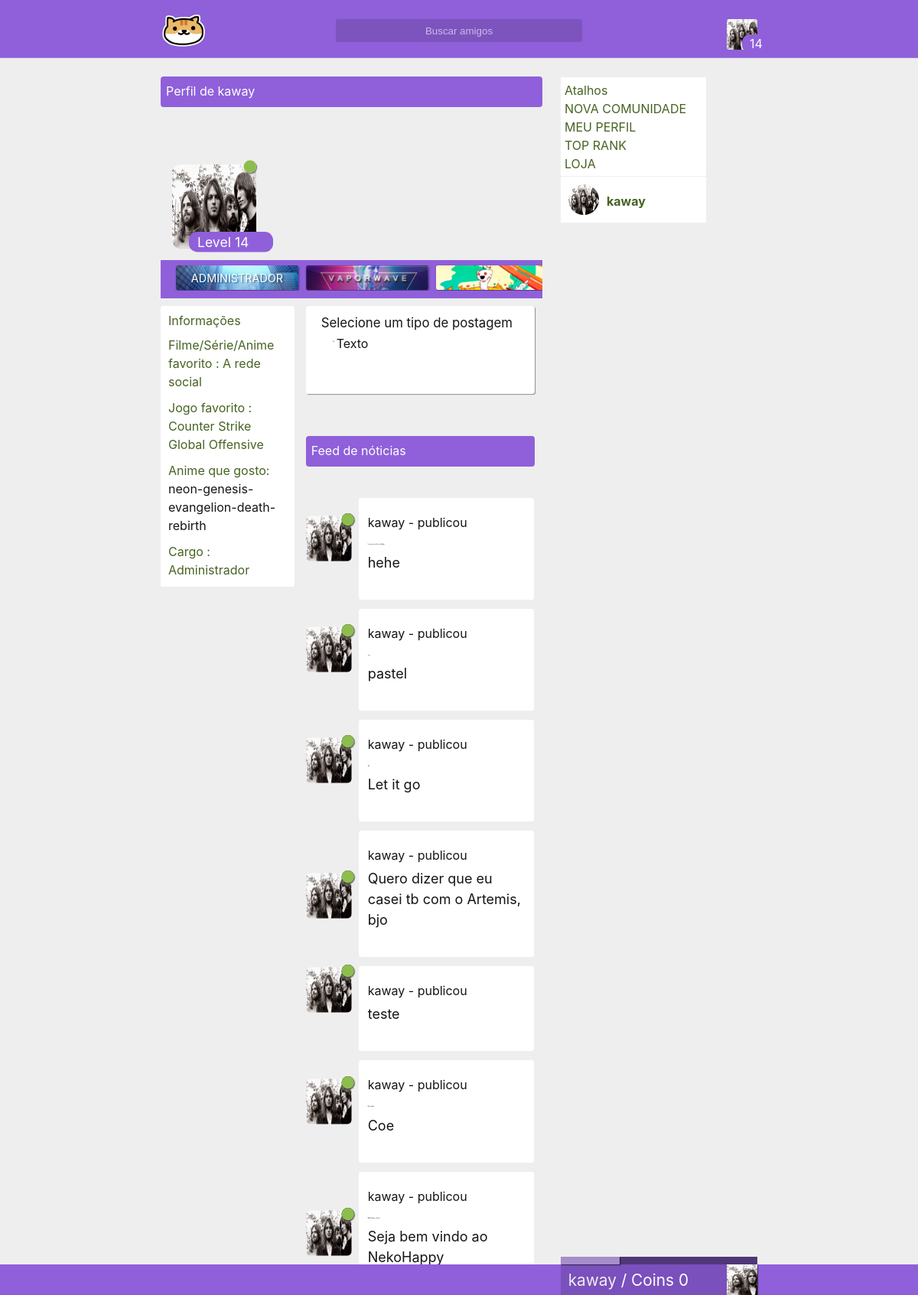
Screenshot of /profile/34 (signed in) with the database file from the repository.
### tables this page shows
CREATE TABLE `user` (
  `id` int(11) NOT NULL,
  `cry` varchar(255) NOT NULL,
  `wtf` varchar(2555) NOT NULL,
  `cool` varchar(2555) NOT NULL,
  `baby` varchar(2555) NOT NULL,
  `very` varchar(2555) NOT NULL,
  `nani` varchar(255) NOT NULL,
  `email` varchar(100) NOT NULL,
  `password` varchar(255) NOT NULL,
  `usuario` varchar(255) NOT NULL,
  `admin` int(11) NOT NULL,
  `avatar` varchar(255) NOT NULL,
  `background` text NOT NULL,
  `cover` text NOT NULL,
  `config` int(11) NOT NULL,
  `game` text NOT NULL,
  `movie` text NOT NULL,
  `pincode` varchar(10) NOT NULL,
  `ip` varchar(255) NOT NULL,
  `tuturial` int(11) NOT NULL,
  `exp` int(11) NOT NULL,
  `lvl` int(11) NOT NULL,
  `tag` int(11) NOT NULL,
  `money` int(11) NOT NULL,
  `status` varchar(200) NOT NULL,
  `anime_favorito` int(11) NOT NULL
);

CREATE TABLE `tag` (
  `id` int(11) NOT NULL,
  `iduser` int(11) NOT NULL,
  `text` text NOT NULL,
  `tipo` text NOT NULL,
  `img` text NOT NULL
);

CREATE TABLE `anime` (
  `id` int(11) NOT NULL,
  `slug` varchar(255) NOT NULL,
  `age_rating` int(11) NOT NULL,
  `episode_count` int(11) NOT NULL,
  `episode_length` int(11) NOT NULL,
  `synopsis` text NOT NULL,
  `youtube_video_id` varchar(255) NOT NULL,
  `created_at` timestamp NOT NULL DEFAULT CURRENT_TIMESTAMP ON UPDATE CURRENT_TIMESTAMP,
  `updated_at` timestamp NOT NULL DEFAULT '0000-00-00 00:00:00',
  `cover_image_file_name` varchar(255) NOT NULL,
  `cover_image_content_type` varchar(255) NOT NULL,
  `cover_image_file_size` int(11) NOT NULL,
  `cover_image_updated_at` timestamp NOT NULL DEFAULT '0000-00-00 00:00:00',
  `average_rating` double NOT NULL,
  `user_count` int(11) NOT NULL,
  `age_rating_guide` varchar(255) NOT NULL,
  `show_type` int(11) NOT NULL,
  `start_date` date NOT NULL,
  `end_date` date NOT NULL,
  `rating_frequencies` int(11) NOT NULL,
  `poster_image_file_name` varchar(255) NOT NULL,
  `poster_image_content_type` varchar(255) NOT NULL,
  `poster_image_file` int(11) NOT NULL,
  `poster_image_updated_at` int(11) NOT NULL,
  `cover_image_top_offset` int(11) NOT NULL,
  `started_airing_date_known` tinyint(1) NOT NULL,
  `titles` int(11) NOT NULL,
  `canonical_title` varchar(255) NOT NULL,
  `abbreviated_titles` varchar(255) NOT NULL,
  `poster_image_file_size` int(11) NOT NULL
);

CREATE TABLE `postagem` (
  `id` int(11) NOT NULL,
  `iduser` int(11) NOT NULL,
  `cry` varchar(2555) NOT NULL,
  `title` text NOT NULL,
  `texto` text NOT NULL
);

### autoload/template.php (called while the page is built)
<?php
require './autoload/template/html.php';
function html(){
	require './autoload/template/body.php';
}

### autoload/start.php (called while the page is built)
<?php
require 'template.php';

### config/_autoload.php (called while the page is built)
<?php
require './autoload/start.php';

### index.php (called while the page is built)
<?php
require './config/config.php';
require './config/_autoload.php';
?>

### config/globals.php (called while the page is built)
<?php
require './autoload/why.php';
$template = $varglobal;
$manu = 0;

### autoload/why.php (called while the page is built)
<?php
$varglobal = 4002;

### autoload/requireme.php (called while the page is built)
<?php
$databasehm = 4002;

### autoload/user/user.php (called while the page is built, shortened)
<?php
if(isset($_COOKIE['iduser']) && (isset($_COOKIE['cry']) ) ){
	$iduser = $_COOKIE['iduser'];
	$cry = $_COOKIE['cry'];
    $wtf = $_COOKIE['wtf'];
    $cool = $_COOKIE['cool'];
    $baby = $_COOKIE['baby'];
    $very = $_COOKIE['very'];
	$result_usuario = "SELECT * FROM user WHERE id = '$iduser' && cry = '$cry' and wtf = '$wtf' and cool = '$cool' and baby = '$baby' and very = '$very' LIMIT 1";
    $resultado_usuario = mysqli_query($conn, $result_usuario);
    $user = mysqli_fetch_assoc($resultado_usuario);
}
?>

### autoload/template/body.php (called while the page is built)
<?php
require './templates/index.php';

### config/config.php (called while the page is built, shortened)
<?php
$dataAtual = date('d/m/Y H:i:s');

### view/profile/feed.php (the view, shortened to what this page needs)
<?php if(isset($template)){?>
<div class="notice">
    <p>Feed de nóticias</p>
</div>
<?php
$iduser = $user['id'];
$post = "SELECT * FROM postagem WHERE iduser = $iduser ORDER BY id DESC";
$posta = mysqli_query($conn, $post);
foreach ($posta as $posta => $postas) {
?>
<?php
$quem = $postas['iduser'];
$result_peopledt = "SELECT * FROM user WHERE id = $quem LIMIT 1";
 $resultado_peoplede = mysqli_query($conn, $result_peopledt);
foreach ($resultado_peoplede as $resultado_peoplede => $resultado_peopledes) {
?>
<div class="post">
<p style="color: #151515 !important; top: 10px; position: relative; left: 2px;word-wrap: break-word;"><a href="/profile/<?php echo $resultado_peopledes['id'];?>""><?php echo $resultado_peopledes['usuario'];?></a> - publicou</p>
<h1 style="color: #151515 !important; top: -15px; position: relative; left: 2px; font-size: 28px;word-wrap: break-word; width: 95%;"><?php echo $postas['title'];?></h1>
<span style="color: #151515 !important; top: -25px; position: relative; left: 2px; font-size: 18px; word-wrap: break-word;"><?php echo $postas['texto'];?></span>
<div class="postaaa" style="left: -100px; position: absolute;">
<div class="avatar" style="top: -100px; width: 60px !important; height: 60px !important; position: absolute; background: transparent !important; box-shadow: 1px 1px 1px transparent !important;">
<div class="online" style="top: 0px; height: 15px; z-index: 1000; right: -10px; width: 15px; background: #151515;"><div class="verificar" uk-tooltip="<?php if($statusatual == "1"){ echo 'Usuario online';}else{ echo 'Usuario Offline';} ?>" id="verificando<?php echo $resultado_peopledes['id']; echo $postas['id'];?>"></div></div>
<a href='/profile/<?php echo $resultado_peopledes['id'];?>'><img uk-tooltip="<?php echo $resultado_peopledes['usuario'];?>" src="/img/user/<?php echo $resultado_peopledes['avatar'];?>"/></a>
</div>
</div>
</div>
<?Php } } ?>
</div>
<?Php } else{ include '../404/index.php';}?>

### autoload/template/html.php (shortened to what this page needs)
<!DOCTYPE html>
<html>
<head>
	<link rel="stylesheet" type="text/css" href="/assets/css/style.css?v=1.0">
	<link rel="stylesheet" type="text/css" href="/assets/css/uikit.min.css?v=1.0">
	<link href="/assets/css/fonts/Ubuntu-Medium.ttf" rel="stylesheet">
	<link href="/assets/css/fonts/pixel.woff2" rel="stylesheet">
	<link rel="stylesheet" href="/assets/css/animation.css">
</head>
<body>
<?php
html();
?>
</body>
</html>

### templates/index.php (shortened to what this page needs)
<?php
require './config/config.php';
require './config/globals.php';
require './autoload/requireme.php';
if($manu == 0){
if($template == $databasehm){
if(!$conn){
  	require './view/nodb/index.php';
}
else{
if(isset($_COOKIE['verificar']) ){
if(empty($_COOKIE['iduser']) && (empty($_COOKIE['cry']) )){
	require './autoload/user/user.php';
	require './view/account/check.php';
}
}
else{
if(empty($_COOKIE['iduser']) && (empty($_COOKIE['cry']) )){
if(isset($_GET['cadastro'])){
	require './view/account/cadastro.php';
}
else if(isset($_GET['login'])){
	require './view/account/login.php';
}
else if(isset($_GET['esqueci'])){
	require './view/account/forgot.php';
}
else if(isset($_GET['profile'])){
	require './view/dashboard/menu_not.php';
	require './view/profile/user.php';
}
else if(isset($_GET['title'])){
	require './view/dashboard/menu_not.php';
	require './view/anime/title.php';
	}
else{
	require './view/home/index.php';
}
require './php/main/randback.php';
}
else{
	if(isset($_COOKIE['iduser']) && (isset($_COOKIE['cry']) )){
	require './autoload/user/user.php';
	if($user['config'] == 0){
	require './view/dashboard/menu.php';
	require './view/dashboard/config.php';
	}
	else{
	if(isset($_GET['profile'])){
	require './view/dashboard/menu.php';
	require './view/profile/user.php';
	}
	}
	}
}
}
}
}
else{
	require './view/notme/index.php';
}
}
else{
	require './view/manu/index.php';
}

### view/dashboard/menu.php (shortened to what this page needs)
<?php if(isset($template)){?>
<?php if(isset($_COOKIE['iduser']) && (isset($_COOKIE['cry']) )){ ?>
<div class="headerta">
	<div class="align">
		<a href="/"><img class="logo" src="/assets/img/friends.png"/></a>
	<div class="boxcenter">
		<input class="busca" type="text" placeholder="Buscar amigos"/>
	</div>
	<div class="boxleft">
		<div class="okaysr">
		<img class="avatar" src="/img/user/<?php echo $user['avatar'];?>"/>
		<p class="myrank"><span id="lvl"><?php echo $user['lvl'];?></span></p>
		</div>
	</div>
	</div>
</div>
<?php
$exp = $user['exp'];
?>
<div class="bottomh">
	<div class="align">
		<div class="profile">
			<div class="exp" uk-tooltip="Progresso">
				<div uk-tooltip="EXP atual <?Php echo $exp;?> de 10" class="atual"></div>
			</div>
			<div class="avatar" uk-tooltip="Foto de avatar">
			</div>
			<p><a href="/profile/<?php echo $user['id'];?>"><?php echo $user['usuario'];?></a> / Coins <?php echo $user['money'];?></p>
		</div>
	</div>
</div>
<?Php } ?>
<?Php }  else{ include '../404/index.php';}?>

### view/profile/user.php (shortened to what this page needs)
<?php if(isset($template)){
echo '<div class="align">';
echo '<div class="flex">';
echo '<div class="feed">';
echo '<div id="perfil">';
$stran = $_GET['id'];
$pontos = array(",", ".", "'");
$strangert = str_replace($pontos, "", $stran);
if(isset($_COOKIE['iduser'],$_COOKIE['cry'])){
if($user['id'] == $strangert){
	require './view/profile/me.php';
}
else{
	require './view/profile/stranger.php';
}
require './view/dashboard/status/me.php';
}
echo '</div>';
echo '</div>';
echo '</div>';
 }else{
 	include '../404/index.php';
 } ?>

### view/profile/me.php (shortened to what this page needs)
<?php if(isset($template)){
	?>
<?php
$status = $user['status'];
$statusatual = null;
if($status >= $dataAtual){
	$statusatual = "1";
}
else{
	$statusatual = "1";
}
?>
<div class="profile_">
<div class="notice" style="top: 0;">
    <p>Perfil de <?php echo $user['usuario'];?></p>
</div>
<div class="cover">
<div class="avatar">
	<div class="online"><div uk-tooltip="<?php if($statusatual == "1"){ echo 'Usuario online';}else{ echo 'Usuario Offline';} ?>" class="verificar"></div></div>
	<img src="/img/user/<?php echo $user['avatar'];?>"/>
	<p class="myrank" style="width: auto; top: -40px !important;"><span id="lvl">Level <?php echo $user['lvl'];?></span></p>
</div>
</div>
<div class="tab">
<div class="uk-position-relative uk-visible-toggle uk-light" uk-slider id="slidertag">
<ul class="uk-slider-items uk-child-width-1-2 uk-child-width-1-3@s uk-child-width-1-4@m">
<?php
if($user['admin'] == 1){
?>
<li>
<div class="tag" id="tagmembro"><p>Administrador</p></div>
</li>
<?php } ?>
<?php
$quem = $user['id'];
$tagab = "SELECT * FROM usertag WHERE iduser = $quem";
$taga = mysqli_query($conn, $tagab);
foreach ($taga as $taga => $tagas) {
?>
<?php
$tag = $tagas['tipo'];
$tagav = "SELECT * FROM tag WHERE id and tipo = '$tag' ORDER BY id";
$tagavs = mysqli_query($conn, $tagav);
foreach ($tagavs as $tagavs => $tagavss) {
?>
<li><div class="tag" id="tag<?php echo $tagavss["text"];?>"></div><div class="uk-position-center uk-panel"></div></li>
<?php } }?>
</ul>
</div>
	</div>
<div class="left_info">
<h1>Informações</h1>
<p>Filme/Série/Anime favorito : <?php echo $user['movie'];?></p>
<p>Jogo favorito : <?php echo $user['game'];?></p>
<p><?php
$meuanime = $user['anime_favorito'];
$anim = "SELECT * FROM anime WHERE id = '$meuanime' ORDER BY id";
$anime = mysqli_query($conn, $anim);
$animed = mysqli_fetch_assoc($anime);
if(isset($animed)){
	echo 'Anime que gosto: ';
}
foreach ($anime as $anime => $animes) {?>
 <a href="/anime/<?php echo $animes['id'];?>"><?php echo $animes['slug']; } ?></a></p>
<p>Cargo : <?php if($user['admin'] == 1){ echo 'Administrador';} else{ echo 'Membro';}?></p>
</div>
<div class="right_info">
<?php
require './view/dashboard/post/pnovo.php';
echo '<div style="position: relative; left: 0; top: 140px; width: 100%;">';
require './view/profile/feed.php';
echo '</div>';
?>
</div>
</div>
<?Php } else{
 	include '../404/index.php';
 } ?>

### view/dashboard/post/pnovo.php (shortened to what this page needs)
<?php if(isset($template)){?>
<div class="postar" style="top: 10px;width: 100%; left: 0; z-index: 1000; background: #fff;">
<div class="tipos">
<p style="color: #151515 !important; top: 20px; position: relative; left: 20px; font-size: 1.4vw;">Selecione um tipo de postagem</p>
<div class="tipo" id="tipotexto" uk-tooltip="Publique em forma de texto">
    <h1 style="color: #151515 !important;">Aa</h1>
    <p style="color: #151515 !important;">Texto</p>
</div>
</div>
</div>
<?Php } else{ include '../404/index.php';}?>

### view/dashboard/status/me.php
<?php if(isset($template)){?>
<div class="links">
<p>Atalhos</p>
<a href="/create_page">Nova comunidade</a>
<br>
<a href="/profile/<?php echo $user['id'];?>">Meu perfil</a>
<br>
<a href="/toprank">Top rank</a>
<br>
<a href="/loja">Loja</a>
</div>
<div class="status">
<a href="/profile/<?php echo $user['id'];?>">
<img class="avatar" src="/img/user/<?php echo $user['avatar'];?>"/>
<p class="user"><?php echo $user['usuario'];?></p>
</a>
</div>
<?Php } else{ include '../404/index.php';}?>

### view/profile/me.php (style rules this page uses)
#tagmembro { background-image: url('/assets/img/tags/admin.jpg'); }

### rows the page displays
user: avatar (picture), lvl "14", usuario "kaway", money "0", movie "A rede social", game "Counter Strike Global Offensive"
tag: shows a picture
tag: shows a picture
anime: slug "neon-genesis-evangelion-death-rebirth"
postagem: texto "hehe"
postagem: texto "pastel"
postagem: texto "Let it go"
postagem: texto "Quero dizer que eu casei tb com o Artemis, bjo"
postagem: texto "teste"
postagem: texto "Coe"
postagem: texto "Seja bem vindo ao NekoHappy"
